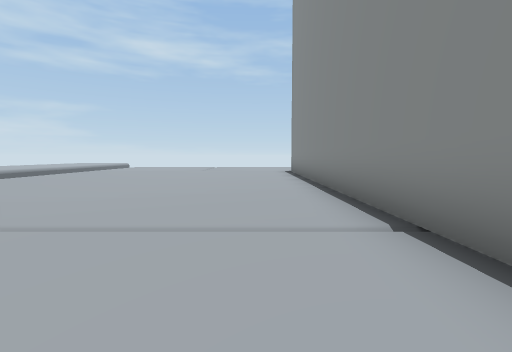
View 1 (above)

24 first-person views from a walk through a scene from a Unity 3-D project. The camera is 1.3 m above the floor, tilts 4° down and sees 85° across. The floor is counted in squares, 2 m on a side. Each view is taken from the middle of a square. On the plan, view 1 faces up. The plan holds only what a view shows up to about 9 squares ahead; the rest is blank. The place goes on beyond the plan.

View 2
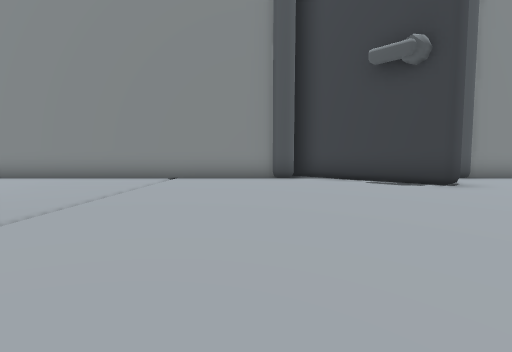

View 3
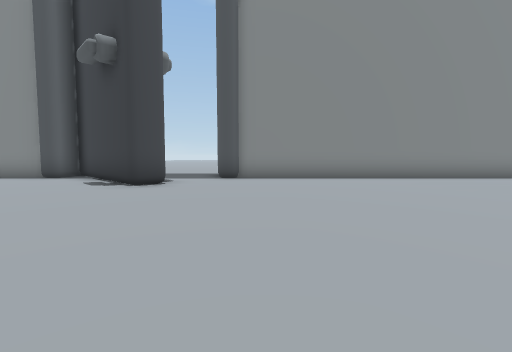

View 4
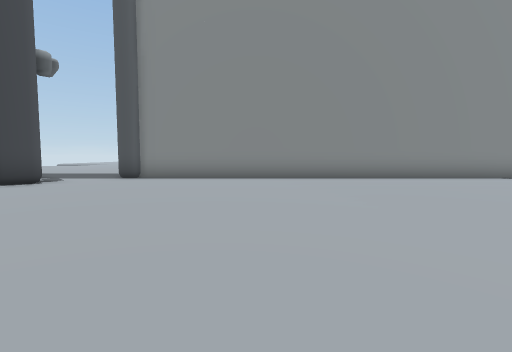

View 5
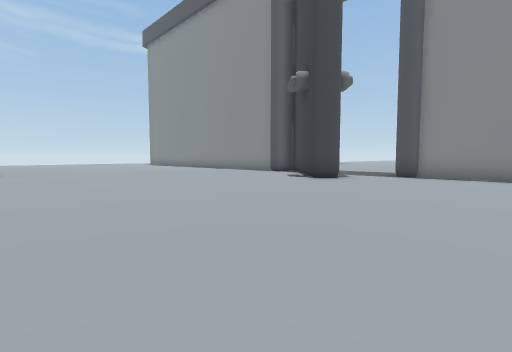

View 6
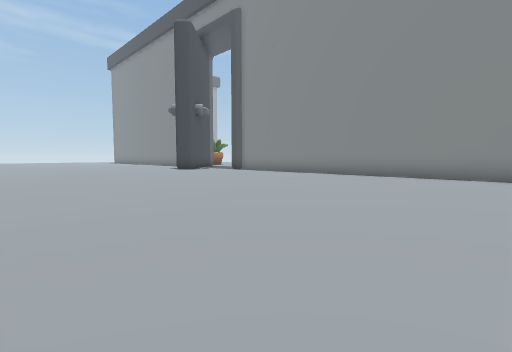

View 7
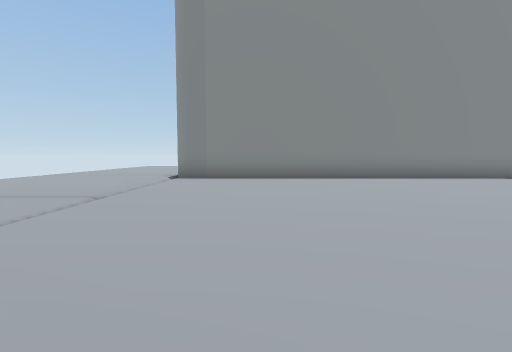

View 8
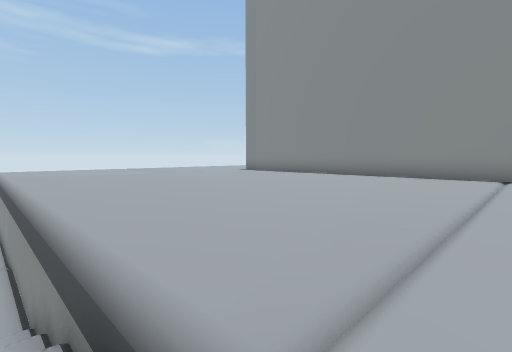

View 9
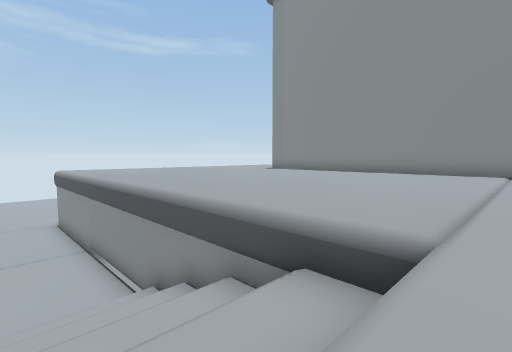

View 10
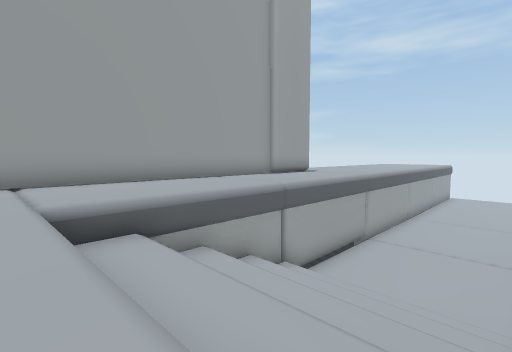

View 11
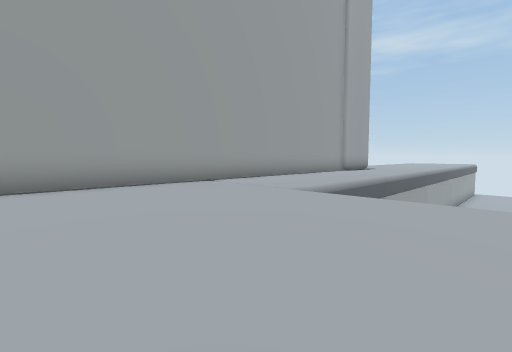

View 12
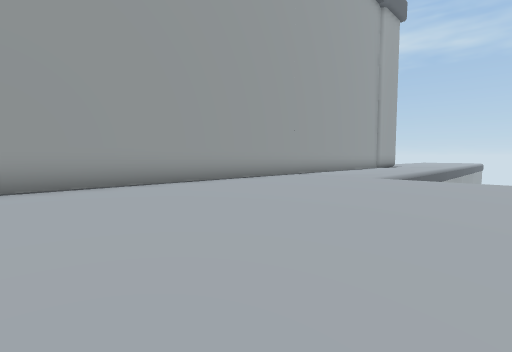

View 13
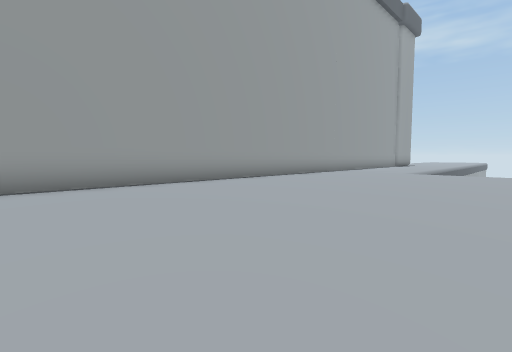

View 14
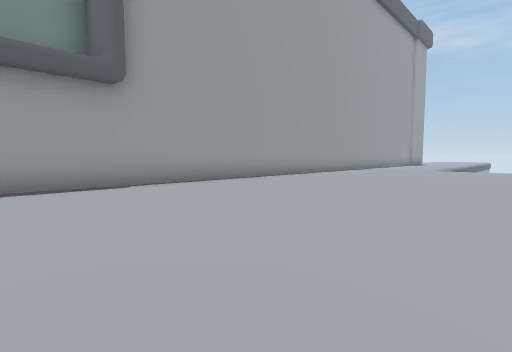

View 15
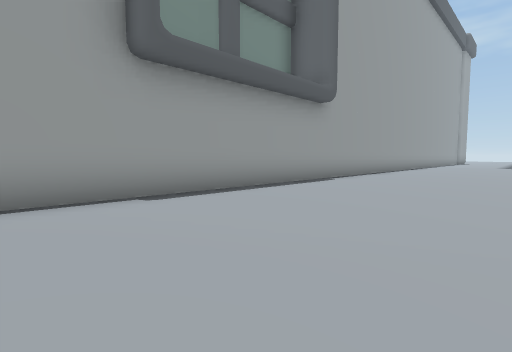

View 16
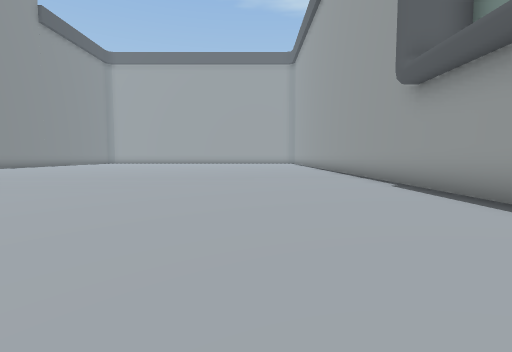

View 17
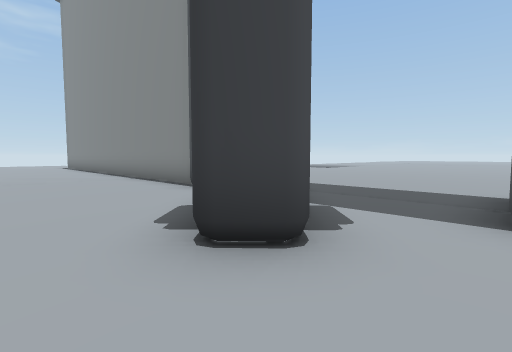

View 18
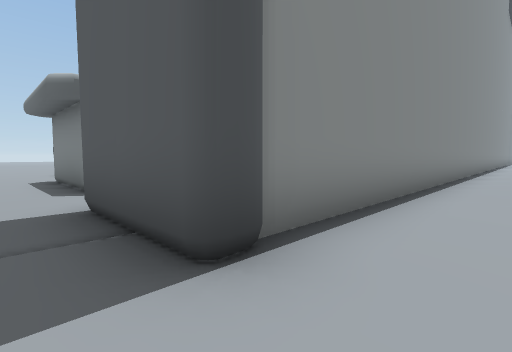

View 19
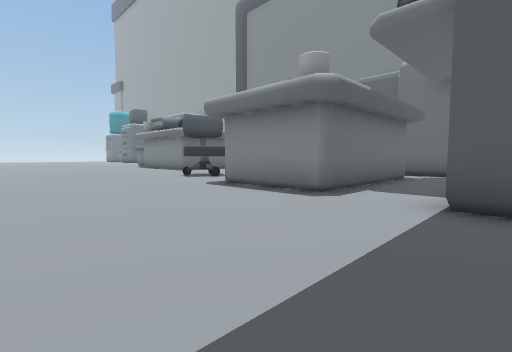

View 20
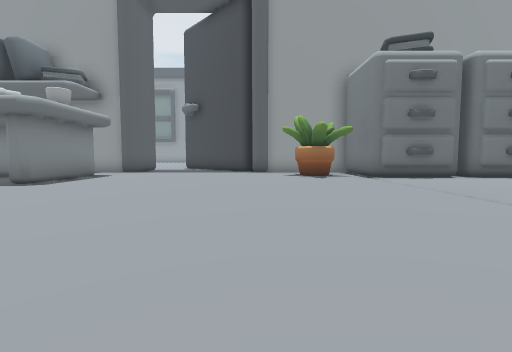

View 21
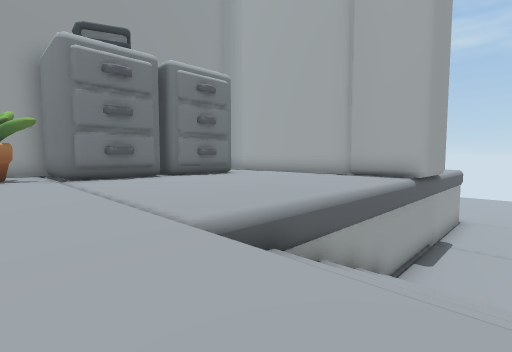

View 22
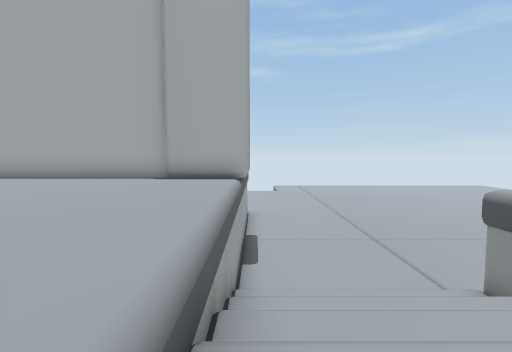

View 23
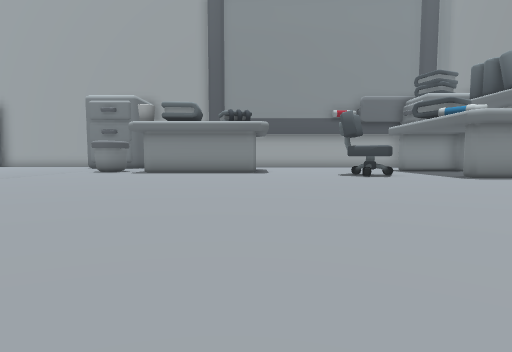

View 24
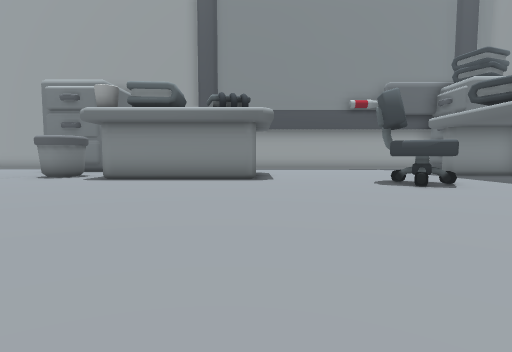

### Floor plan
Key: @ floor where view 1 was taken; # wall or solid block; . main floor; - floor 5 m lower than the main floor; ^ raised ledge; v drop or lower ground; C chair; U cup; O other object.
Columns run from 16 left of view 1 to 22 right of it. Each row starts with its distance up from view 1.
 13       ---.. .......           --
 12      ----.........#          ---
 11     -----.........#  ########--------
 10    .-----.........#   .......--------
  9   ..-----.........#    ......-------
  8  ...-----.........#    ......------
  7 #...^^^^^.........#   O......^^^^^.
  6 #...vvvvv.........#   O......vvvvv
  5 #...vvvvv.........# O O......vvvv
  4 #...vvvvv.........# O O......vvv
  3 #...vvvvv.........# OOO......vvv
  2 #.................##............
  1 #.................#  OO..........
  0 #...............@.#   ............
 -1 #.................#  ..............
 -2 #................##.................
 -3 #...............##...................
 -4 #...............#.....................
 -5 #.....................................
 -6 #.................##..###..............
 -7 #.................# ..#....C...........
 -8 #.................# ..#....CC.........
 -9 #.................# ..# .......####U...
-10 #.................#  .#  ......#    .O.
-11 #.................#  ..
-12 #.................#  ..
-13 #.................#
-14 #.................# O
-15 #.................# O
-16 #.................#
-17 #.................#
-18 #............     #

Where each view was taken, in squares from view 1:
view 1: 0 up, 0 right, facing up
view 2: 0 up, 7 left, facing right
view 3: 7 down, 7 left, facing right
view 4: 10 down, 7 left, facing right
view 5: 9 down, 8 left, facing up-right
view 6: 17 down, 8 left, facing up-right
view 7: 10 up, 7 left, facing right
view 8: 2 up, 8 left, facing up-right
view 9: 2 up, 10 left, facing up-right
view 10: 2 up, 8 left, facing up-left
view 11: 2 down, 9 left, facing up-left
view 12: 6 down, 9 left, facing up-left
view 13: 9 down, 9 left, facing up-left
view 14: 12 down, 9 left, facing up-left
view 15: 17 down, 11 left, facing up-left
view 16: 9 down, 12 left, facing down
view 17: 6 down, 2 left, facing up-right
view 18: 5 down, 0 right, facing down-right
view 19: 2 down, 3 right, facing down-right
view 20: 1 down, 15 right, facing left
view 21: 1 up, 15 right, facing up-left
view 22: 2 up, 13 right, facing up
view 23: 2 up, 15 right, facing down
view 24: 1 down, 15 right, facing down
